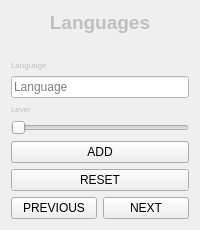
                <widget class="QWidget" name="F1_p4">
                 <layout class="QVBoxLayout" name="verticalLayout_34">
                  <item>
                   <layout class="QVBoxLayout" name="verticalLayout_16">
                    <item>
                     <widget class="QLabel" name="label_21">
                      <property name="sizePolicy">
                       <sizepolicy hsizetype="Minimum" vsizetype="Maximum">
                        <horstretch>0</horstretch>
                        <verstretch>0</verstretch>
                       </sizepolicy>
                      </property>
                      <property name="font">
                       <font>
                        <pointsize>14</pointsize>
                        <weight>75</weight>
                        <bold>true</bold>
                       </font>
                      </property>
                      <property name="styleSheet">
                       <string notr="true">color: rgb(191, 191, 191);</string>
                      </property>
                      <property name="text">
                       <string>Languages</string>
                      </property>
                      <property name="alignment">
                       <set>Qt::AlignCenter</set>
                      </property>
                     </widget>
                    </item>
                    <item>
                     <widget class="QLabel" name="label_40">
                      <property name="styleSheet">
                       <string notr="true">font: 14pt &quot;MS Shell Dlg 2&quot;;</string>
                      </property>
                      <property name="text">
                       <string/>
                      </property>
                      <property name="pixmap">
                       <pixmap resource="f1.qrc">:/newPrefix/Pic/language.jpg</pixmap>
                      </property>
                      <property name="scaledContents">
                       <bool>true</bool>
                      </property>
                      <property name="alignment">
                       <set>Qt::AlignCenter</set>
                      </property>
                     </widget>
                    </item>
                    <item>
                     <widget class="QLabel" name="label_10">
                      <property name="sizePolicy">
                       <sizepolicy hsizetype="Preferred" vsizetype="Maximum">
                        <horstretch>0</horstretch>
                        <verstretch>0</verstretch>
                       </sizepolicy>
                      </property>
                      <property name="font">
                       <font>
                        <pointsize>6</pointsize>
                       </font>
                      </property>
                      <property name="styleSheet">
                       <string notr="true">color: rgb(191, 191, 191);</string>
                      </property>
                      <property name="text">
                       <string>Language</string>
                      </property>
                     </widget>
                    </item>
                    <item>
                     <widget class="QLineEdit" name="lang_line_edit_f1">
                      <property name="styleSheet">
                       <string notr="true">background-color: rgb(255, 255, 255);</string>
                      </property>
                      <property name="placeholderText">
                       <string>Language</string>
                      </property>
                     </widget>
                    </item>
                    <item>
                     <widget class="QLabel" name="label_29">
                      <property name="sizePolicy">
                       <sizepolicy hsizetype="Minimum" vsizetype="Maximum">
                        <horstretch>0</horstretch>
                        <verstretch>0</verstretch>
                       </sizepolicy>
                      </property>
                      <property name="font">
                       <font>
                        <pointsize>6</pointsize>
                       </font>
                      </property>
                      <property name="styleSheet">
                       <string notr="true">color: rgb(191, 191, 191);</string>
                      </property>
                      <property name="text">
                       <string>Level</string>
                      </property>
                     </widget>
                    </item>
                    <item>
                     <widget class="QSlider" name="lang_slider_f1">
                      <property name="maximum">
                       <number>5</number>
                      </property>
                      <property name="pageStep">
                       <number>1</number>
                      </property>
                      <property name="tracking">
                       <bool>false</bool>
                      </property>
                      <property name="orientation">
                       <enum>Qt::Horizontal</enum>
                      </property>
                      <property name="invertedAppearance">
                       <bool>false</bool>
                      </property>
                     </widget>
                    </item>
                    <item>
                     <widget class="QPushButton" name="ADD_LANG_F1">
                      <property name="styleSheet">
                       <string notr="true">QPushButton {
	color: rgb(0, 0, 0);
	background-color: rgb(191, 191 191);
}
QPushButton:hover {
	color: rgb(255, 255, 255);
	background-color: rgb(0, 68, 100);
}</string>
                      </property>
                      <property name="text">
                       <string>ADD</string>
                      </property>
                     </widget>
                    </item>
                    <item>
                     <widget class="QPushButton" name="rl1">
                      <property name="styleSheet">
                       <string notr="true">QPushButton {
	color: rgb(0, 0, 0);
	background-color: rgb(191, 191 191);
}
QPushButton:hover {
	color: rgb(255, 255, 255);
	background-color: rgb(0, 68, 100);
}</string>
                      </property>
                      <property name="text">
                       <string>RESET</string>
                      </property>
                     </widget>
                    </item>
                    <item>
                     <layout class="QHBoxLayout" name="horizontalLayout_20">
                      <item>
                       <widget class="QPushButton" name="F4_PREVIOUS_2">
                        <property name="styleSheet">
                         <string notr="true">QPushButton {
	color: rgb(0, 0, 0);
	background-color: rgb(191, 191 191);
}
QPushButton:hover {
	color: rgb(255, 255, 255);
	background-color: rgb(0, 68, 100);
}</string>
                        </property>
                        <property name="text">
                         <string>PREVIOUS</string>
                        </property>
                       </widget>
                      </item>
                      <item>
                       <widget class="QPushButton" name="F4_NEXT_2">
                        <property name="styleSheet">
                         <string notr="true">QPushButton {
	color: rgb(0, 0, 0);
	background-color: rgb(191, 191 191);
}
QPushButton:hover {
	color: rgb(255, 255, 255);
	background-color: rgb(0, 68, 100);
}</string>
                        </property>
                        <property name="text">
                         <string>NEXT</string>
                        </property>
                       </widget>
                      </item>
                     </layout>
                    </item>
                   </layout>
                  </item>
                 </layout>
                </widget>
